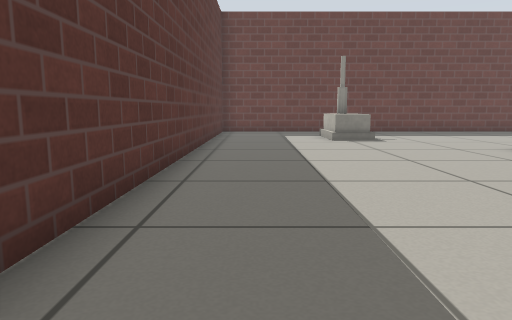
[1] (above)

23 first-person views from a walk through a robot-simulator world made for Gazebo. The camera is 0.5 m above the floor, tilts 8° down and sees 70° across. The lines on the ground mark 1 m squares. The floor is counted in squares, 0.5 m on a side. Each view is taken from the middle of a square. On the plan, view 1 faces up. The plan holds only what a view shows up to about 13 squares ahead; the rest is blank. The robots in the file are not drawn. Simple patterns stand in for the simulator's built-in surfaces. Simple shapes stand in for some stock models. Some surface patterns are stand-ins.

[2]
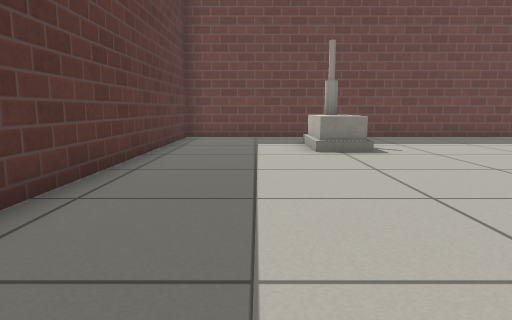

[3]
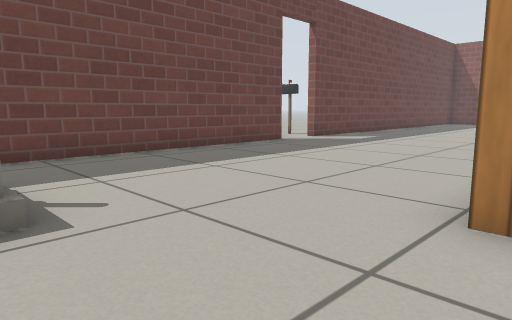

[4]
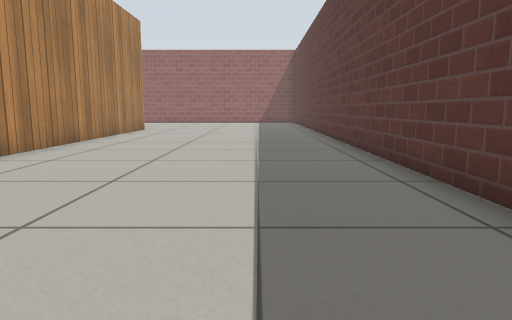

[5]
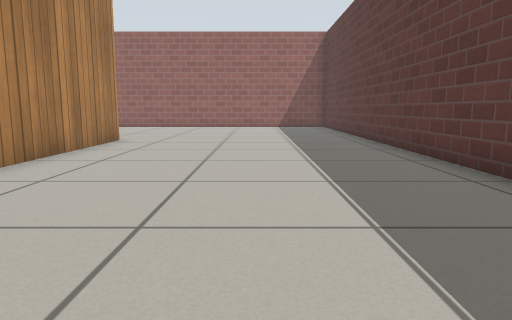

[6]
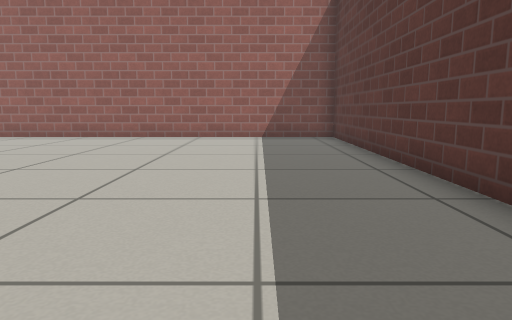

[7]
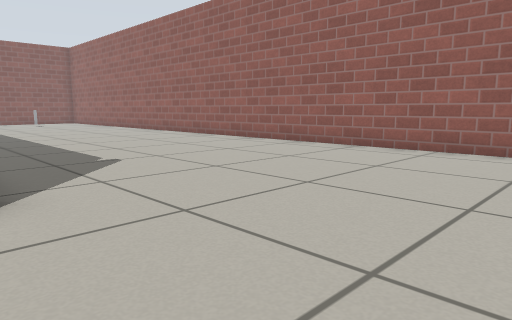

[8]
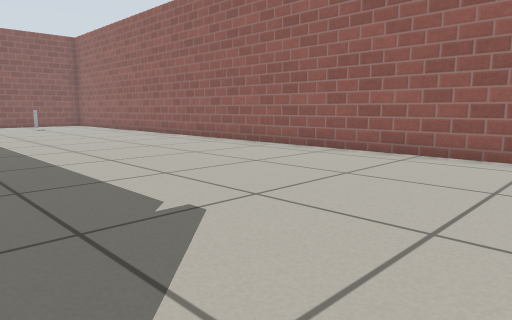

[9]
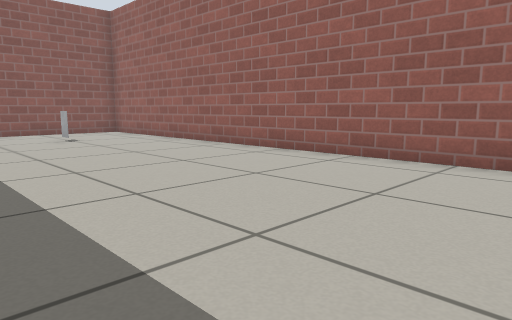

[10]
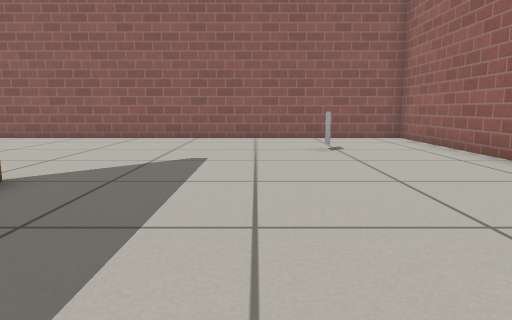

[11]
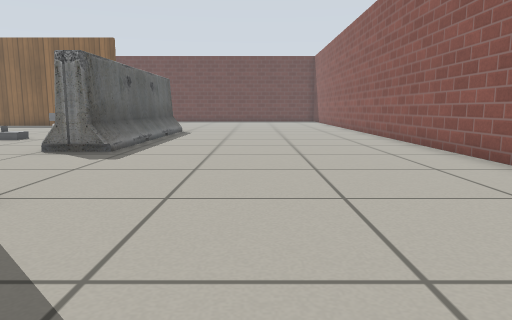

[12]
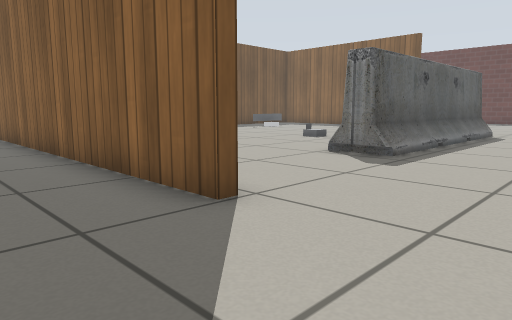

[13]
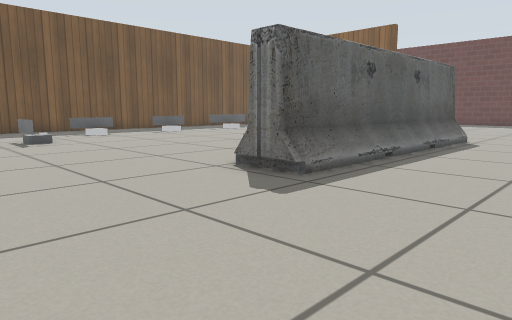

[14]
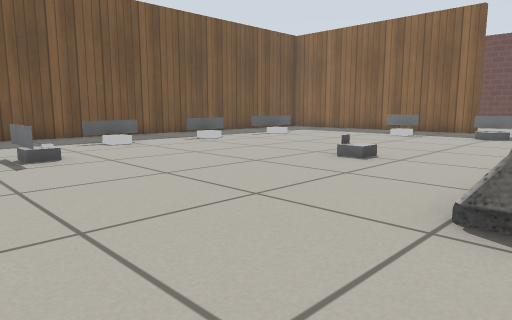

[15]
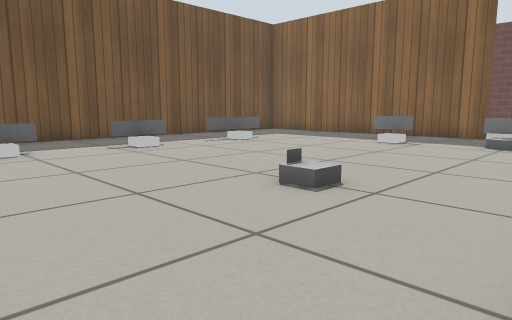

[16]
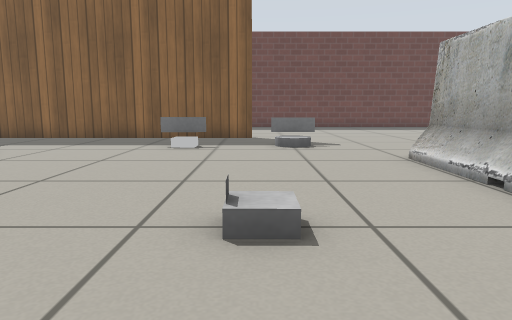

[17]
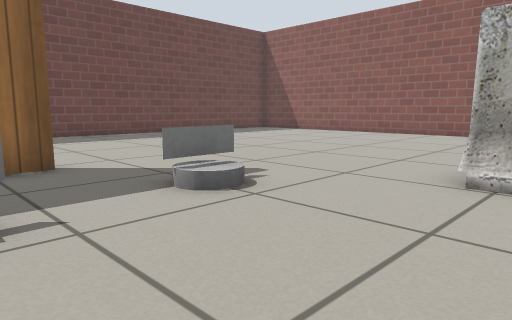

[18]
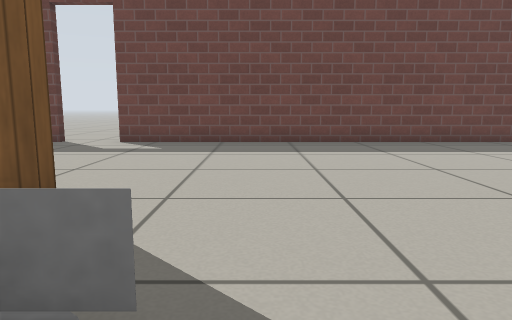

[19]
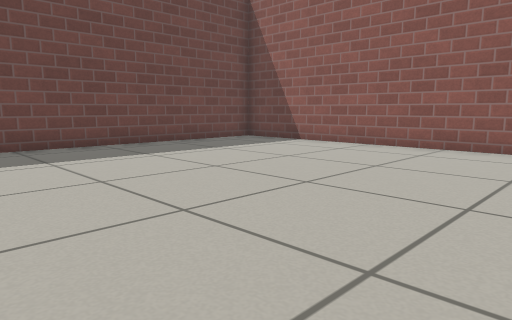

[20]
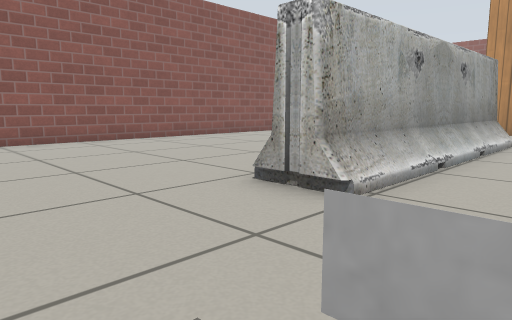

[21]
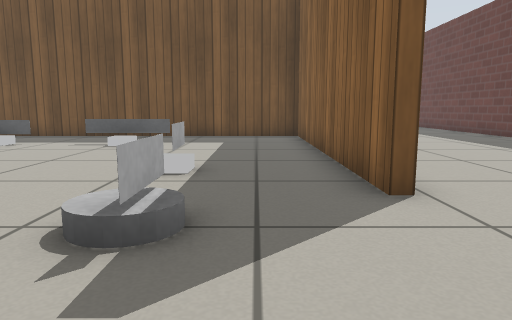

[22]
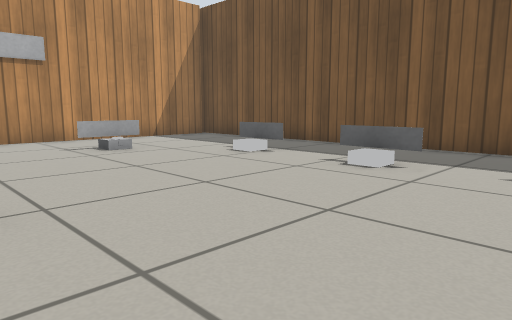

[23]
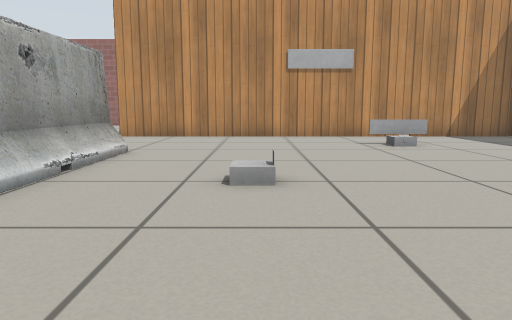

### Floor plan
Points are (right, up) in squares from view 1. A wall is a line through its corners. A room is listed if a view was taken in it or the views show most of it. See-through windows are left out.
Room 1 (views 1, 2, 3, 4, 5, 6, 7, 8, 9, 10, 11, 12, 13, 14, 15, 16, 17, 18, 19, 20, 21, 22, 23)
walls: (15.9, 8.5) (6.7, 8.5) (6.7, -6.7); (6.9, -9.2) (20.9, -9.2); (20.9, -9.5) (10, -9.5); (6.4, -9.7) (6.4, 0.5); (12.2, 15.9) (-1.4, 15.9) (-1.7, -18) (28.5, -18) (28.5, 15.6); (28.2, 15.9) (13.9, 15.9)
low walls: (9.6, -0.4) (9.6, -1.1); (9.5, -2.6) (9.4, -4.3); (12.9, -6.3) (11.1, -6.3) (12.9, -6.3); (9.7, 2.6) (9.7, 2.1); (20.9, -9.2) (20.9, -9.5)
ways out: open door at (13, 16)
objects: house (3, 12) to (4, 14); grey box (10, -3); grey box (10, 0); grey box (10, 3) to (10, 4); other object (12, -6); grey box (14, 6); grey box (16, -1); grey cylinder (17, 5); grey box (17, 6); barrier (19, -5) to (21, 3); grey box (25, -15)

Positions as (right, up) in squares from view 1, and headings:
1: (0, 0), facing up
2: (1, 3), facing up
3: (3, 8), facing up-right
4: (1, 8), facing down
5: (2, 2), facing down
6: (1, -5), facing down
7: (2, -9), facing down-right
8: (6, -10), facing down-right
9: (13, -11), facing down-right
10: (16, -13), facing right
11: (24, -13), facing up
12: (24, -12), facing up-left
13: (24, -9), facing up-left
14: (20, -8), facing up-left
15: (19, -5), facing up-left
16: (16, -4), facing up
17: (14, 2), facing up-right
18: (18, 5), facing up
19: (19, 6), facing up-right
20: (17, 7), facing down-right
21: (20, 7), facing left
22: (16, 3), facing down-left
23: (16, 4), facing down
